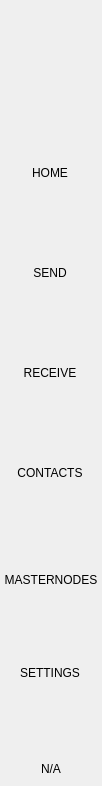
<?xml version="1.0" encoding="UTF-8"?>
<ui version="4.0">
 <class>NavMenuWidget</class>
 <widget class="QWidget" name="NavMenuWidget">
  <property name="geometry">
   <rect>
    <x>0</x>
    <y>0</y>
    <width>102</width>
    <height>786</height>
   </rect>
  </property>
  <property name="windowTitle">
   <string notr="true">N/A</string>
  </property>
  <property name="styleSheet">
   <string notr="true">padding:0px;
border:none;
margin:0px;</string>
  </property>
  <layout class="QVBoxLayout" name="verticalLayout">
   <property name="spacing">
    <number>0</number>
   </property>
   <property name="leftMargin">
    <number>0</number>
   </property>
   <property name="topMargin">
    <number>0</number>
   </property>
   <property name="rightMargin">
    <number>0</number>
   </property>
   <property name="bottomMargin">
    <number>0</number>
   </property>
   <item>
    <widget class="QWidget" name="navContainer_2" native="true">
     <layout class="QVBoxLayout" name="navContainer" stretch="0,0,0,0">
      <property name="spacing">
       <number>0</number>
      </property>
      <property name="leftMargin">
       <number>0</number>
      </property>
      <property name="topMargin">
       <number>0</number>
      </property>
      <property name="rightMargin">
       <number>0</number>
      </property>
      <property name="bottomMargin">
       <number>10</number>
      </property>
      <item>
       <widget class="QPushButton" name="imgLogo">
        <property name="minimumSize">
         <size>
          <width>0</width>
          <height>120</height>
         </size>
        </property>
        <property name="focusPolicy">
         <enum>Qt::NoFocus</enum>
        </property>
        <property name="text">
         <string/>
        </property>
        <property name="iconSize">
         <size>
          <width>64</width>
          <height>64</height>
         </size>
        </property>
       </widget>
      </item>
      <item>
       <widget class="QScrollArea" name="scrollAreaNav">
        <property name="sizePolicy">
         <sizepolicy hsizetype="Expanding" vsizetype="Expanding">
          <horstretch>0</horstretch>
          <verstretch>0</verstretch>
         </sizepolicy>
        </property>
        <property name="minimumSize">
         <size>
          <width>0</width>
          <height>0</height>
         </size>
        </property>
        <property name="styleSheet">
         <string notr="true">QScrollBar {
height:0px;
 width:0px;
}

#scrollAreaNav{
background-color:transparent;
}</string>
        </property>
        <property name="horizontalScrollBarPolicy">
         <enum>Qt::ScrollBarAlwaysOff</enum>
        </property>
        <property name="sizeAdjustPolicy">
         <enum>QAbstractScrollArea::AdjustToContents</enum>
        </property>
        <property name="widgetResizable">
         <bool>true</bool>
        </property>
        <property name="alignment">
         <set>Qt::AlignLeading|Qt::AlignLeft|Qt::AlignTop</set>
        </property>
        <widget class="QWidget" name="scrollAreaNavVert">
         <property name="geometry">
          <rect>
           <x>0</x>
           <y>0</y>
           <width>100</width>
           <height>640</height>
          </rect>
         </property>
         <property name="sizePolicy">
          <sizepolicy hsizetype="Preferred" vsizetype="Expanding">
           <horstretch>0</horstretch>
           <verstretch>0</verstretch>
          </sizepolicy>
         </property>
         <property name="minimumSize">
          <size>
           <width>0</width>
           <height>0</height>
          </size>
         </property>
         <property name="autoFillBackground">
          <bool>false</bool>
         </property>
         <property name="styleSheet">
          <string notr="true">#scrollAreaNavVert{
background-color:transparent;
}</string>
         </property>
         <layout class="QVBoxLayout" name="verticalLayout_3">
          <property name="spacing">
           <number>0</number>
          </property>
          <property name="sizeConstraint">
           <enum>QLayout::SetDefaultConstraint</enum>
          </property>
          <property name="leftMargin">
           <number>0</number>
          </property>
          <property name="topMargin">
           <number>0</number>
          </property>
          <property name="rightMargin">
           <number>0</number>
          </property>
          <property name="bottomMargin">
           <number>0</number>
          </property>
          <item>
           <widget class="QToolButton" name="btnDashboard">
            <property name="minimumSize">
             <size>
              <width>100</width>
              <height>80</height>
             </size>
            </property>
            <property name="text">
             <string>HOME
</string>
            </property>
            <property name="iconSize">
             <size>
              <width>32</width>
              <height>32</height>
             </size>
            </property>
            <property name="checkable">
             <bool>true</bool>
            </property>
            <property name="checked">
             <bool>true</bool>
            </property>
            <property name="autoExclusive">
             <bool>true</bool>
            </property>
           </widget>
          </item>
          <item>
           <widget class="QToolButton" name="btnSend">
            <property name="minimumSize">
             <size>
              <width>100</width>
              <height>80</height>
             </size>
            </property>
            <property name="text">
             <string>SEND
</string>
            </property>
            <property name="iconSize">
             <size>
              <width>32</width>
              <height>32</height>
             </size>
            </property>
            <property name="checkable">
             <bool>true</bool>
            </property>
            <property name="autoExclusive">
             <bool>true</bool>
            </property>
           </widget>
          </item>
          <item>
           <widget class="QToolButton" name="btnReceive">
            <property name="minimumSize">
             <size>
              <width>100</width>
              <height>80</height>
             </size>
            </property>
            <property name="text">
             <string>RECEIVE
</string>
            </property>
            <property name="checkable">
             <bool>true</bool>
            </property>
            <property name="autoExclusive">
             <bool>true</bool>
            </property>
           </widget>
          </item>
          <item>
           <widget class="QToolButton" name="btnAddress">
            <property name="minimumSize">
             <size>
              <width>100</width>
              <height>80</height>
             </size>
            </property>
            <property name="text">
             <string>CONTACTS
</string>
            </property>
            <property name="iconSize">
             <size>
              <width>32</width>
              <height>32</height>
             </size>
            </property>
            <property name="checkable">
             <bool>true</bool>
            </property>
            <property name="autoExclusive">
             <bool>true</bool>
            </property>
           </widget>
          </item>
          <!--<item>
           <widget class="QToolButton" name="btnGovernance">
            <property name="minimumSize">
             <size>
              <width>100</width>
              <height>80</height>
             </size>
            </property>
            <property name="text">
             <string>DAO</string>
            </property>
            <property name="iconSize">
             <size>
              <width>32</width>
              <height>32</height>
             </size>
            </property>
            <property name="checkable">
             <bool>true</bool>
            </property>
            <property name="autoExclusive">
             <bool>true</bool>
            </property>
           </widget>
          </item>-->
          <item>
           <widget class="QToolButton" name="btnMaster">
            <property name="minimumSize">
             <size>
              <width>100</width>
              <height>80</height>
             </size>
            </property>
            <property name="text">
             <string>MASTERNODES</string>
            </property>
            <property name="iconSize">
             <size>
              <width>32</width>
              <height>32</height>
             </size>
            </property>
            <property name="checkable">
             <bool>true</bool>
            </property>
            <property name="autoExclusive">
             <bool>true</bool>
            </property>
           </widget>
          </item>
          <!--<item>
           <widget class="QToolButton" name="btnColdStaking">
            <property name="minimumSize">
             <size>
              <width>100</width>
              <height>80</height>
             </size>
            </property>
            <property name="text">
             <string>COLDSTAKING</string>
            </property>
            <property name="iconSize">
             <size>
              <width>32</width>
              <height>32</height>
             </size>
            </property>
            <property name="checkable">
             <bool>true</bool>
            </property>
            <property name="autoExclusive">
             <bool>true</bool>
            </property>
           </widget>
          </item>-->
          <item>
           <widget class="QToolButton" name="btnSettings">
            <property name="minimumSize">
             <size>
              <width>100</width>
              <height>80</height>
             </size>
            </property>
            <property name="text">
             <string>SETTINGS
</string>
            </property>
            <property name="iconSize">
             <size>
              <width>32</width>
              <height>32</height>
             </size>
            </property>
            <property name="checkable">
             <bool>true</bool>
            </property>
            <property name="autoExclusive">
             <bool>true</bool>
            </property>
           </widget>
          </item>
         </layout>
        </widget>
       </widget>
      </item>
      <item>
       <spacer name="verticalSpacer">
        <property name="orientation">
         <enum>Qt::Vertical</enum>
        </property>
        <property name="sizeType">
         <enum>QSizePolicy::Minimum</enum>
        </property>
        <property name="sizeHint" stdset="0">
         <size>
          <width>20</width>
          <height>20</height>
         </size>
        </property>
       </spacer>
      </item>
      <item alignment="Qt::AlignHCenter">
       <widget class="QLabel" name="labelVersion">
        <property name="maximumSize">
         <size>
          <width>16777215</width>
          <height>60</height>
         </size>
        </property>
        <property name="text">
         <string notr="true">N/A</string>
        </property>
        <property name="alignment">
         <set>Qt::AlignBottom|Qt::AlignHCenter</set>
        </property>
       </widget>
      </item>
     </layout>
    </widget>
   </item>
  </layout>
 </widget>
 <resources/>
 <connections/>
</ui>
